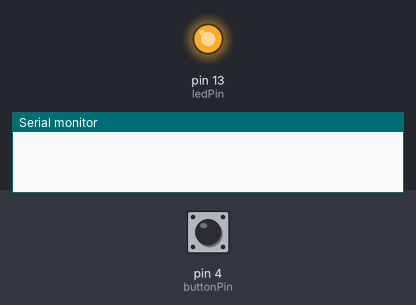
This sketch was run on a simulated Arduino Uno, built with avr-gcc and run on an emulated ATmega328P. Shown: output pins drawn as LEDs (lit = HIGH), the last lines printed to the serial monitor. The inputs (shaded band) are chosen by the test bench; at power-on: pin 4 (buttonPin) LOW.

Above: at 1.2 s.
1.3 s: pin 4 (buttonPin) pulled HIGH for 0.15 s
At 1.7 s:
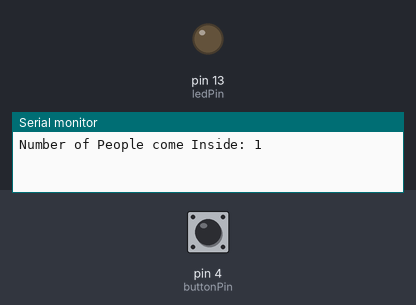
Timing chart, 0 to 4.3 s (numbered marks = the images above; inputs shaded):
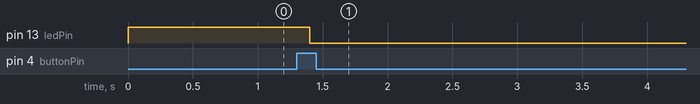

Measured:
- after the input at 1.3 s, pin 13 (ledPin): HIGH → LOW after 0.10 s

The sketch:

Gate_Counter_using_IR.ino
```cpp
//This code for gate human counter.
//Follow me on github- https://github.com/UttamBasu
// Define the pin for input and output indicator

const int  buttonPin = 4;    // the pin that the pushbutton is attached to
const int ledPin = 13;       // the pin that the LED is attached to

int buttonPushCounter = 0;   // counter for the number of button presses
int buttonState = 0;         // current state of the button
int lastButtonState = 0;     // previous state of the button

void setup()
{
  pinMode(buttonPin, INPUT);
  pinMode(ledPin, OUTPUT);
  Serial.begin(9600);
}
void loop()
{
  buttonState = digitalRead(buttonPin);   // read the pushbutton input pin

  // compare the buttonState to its previous state
  if (buttonState != lastButtonState)
  {
    if (buttonState == HIGH)            // if the state has changed, increment the counter
    {
      buttonPushCounter++;
      Serial.print("Number of People come Inside: ");
      Serial.println(buttonPushCounter);
    }
    else
    {

    }
    delay(100);
  }
  lastButtonState = buttonState;        // save the current state as the last state

//Do someting you want to do. Such as LED will be high every time when  people come.
  if (buttonPushCounter % 5 == 0)
  {
    digitalWrite(ledPin, HIGH);
  } else
  {
    digitalWrite(ledPin, LOW);
  }
}
//Similarly you can do for Exit gate and at last get the information that how many people are still inside the room.
```
